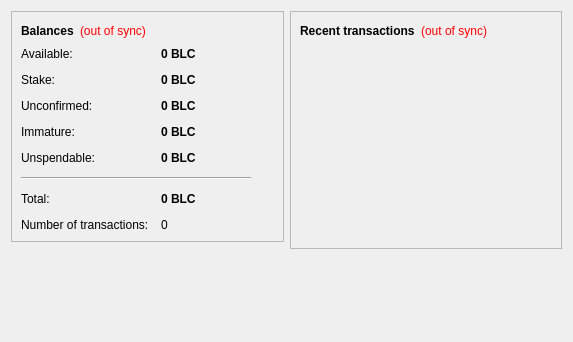
<?xml version="1.0" encoding="UTF-8"?>
<ui version="4.0">
 <class>OverviewPage</class>
 <widget class="QWidget" name="OverviewPage">
  <property name="geometry">
   <rect>
    <x>0</x>
    <y>0</y>
    <width>573</width>
    <height>342</height>
   </rect>
  </property>
  <property name="windowTitle">
   <string>Form</string>
  </property>
  <layout class="QHBoxLayout" name="horizontalLayout" stretch="1,1">
   <item>
    <layout class="QVBoxLayout" name="verticalLayout_2">
     <item>
      <widget class="QFrame" name="frame">
       <property name="frameShape">
        <enum>QFrame::StyledPanel</enum>
       </property>
       <property name="frameShadow">
        <enum>QFrame::Raised</enum>
       </property>
       <layout class="QVBoxLayout" name="verticalLayout_4">
        <item>
         <layout class="QHBoxLayout" name="horizontalLayout_4">
          <item>
           <widget class="QLabel" name="label_5">
            <property name="font">
             <font>
              <weight>75</weight>
              <bold>true</bold>
             </font>
            </property>
            <property name="text">
             <string>Balances</string>
            </property>
           </widget>
          </item>
          <item>
           <widget class="QLabel" name="labelWalletStatus">
            <property name="toolTip">
             <string>The displayed information may be out of date. Your wallet automatically synchronizes with the Cryptobullcoin network after a connection is established, but this process has not completed yet.</string>
            </property>
            <property name="styleSheet">
             <string notr="true">QLabel { color: red; }</string>
            </property>
            <property name="text">
             <string notr="true">(out of sync)</string>
            </property>
            <property name="alignment">
             <set>Qt::AlignLeading|Qt::AlignLeft|Qt::AlignVCenter</set>
            </property>
           </widget>
          </item>
          <item>
           <spacer name="horizontalSpacer_2">
            <property name="orientation">
             <enum>Qt::Horizontal</enum>
            </property>
            <property name="sizeHint" stdset="0">
             <size>
              <width>40</width>
              <height>20</height>
             </size>
            </property>
           </spacer>
          </item>
         </layout>
        </item>
        <item>
         <layout class="QFormLayout" name="formLayout_2">
          <property name="fieldGrowthPolicy">
           <enum>QFormLayout::AllNonFixedFieldsGrow</enum>
          </property>
          <property name="horizontalSpacing">
           <number>12</number>
          </property>
          <property name="verticalSpacing">
           <number>12</number>
          </property>
          <item row="0" column="0">
           <widget class="QLabel" name="labelAvailableText">
            <property name="toolTip">
             <string>Your current available balance</string>
            </property>
            <property name="text">
             <string>Available:</string>
            </property>
           </widget>
          </item>
          <item row="0" column="1">
           <widget class="QLabel" name="labelAvailable">
            <property name="font">
             <font>
              <weight>75</weight>
              <bold>true</bold>
             </font>
            </property>
            <property name="cursor">
             <cursorShape>IBeamCursor</cursorShape>
            </property>
            <property name="toolTip">
             <string>Your current available balance</string>
            </property>
            <property name="text">
             <string notr="true">0 BLC</string>
            </property>
            <property name="alignment">
             <set>Qt::AlignLeading|Qt::AlignLeft|Qt::AlignVCenter</set>
            </property>
            <property name="textInteractionFlags">
             <set>Qt::LinksAccessibleByMouse|Qt::TextSelectableByKeyboard|Qt::TextSelectableByMouse</set>
            </property>
           </widget>
          </item>
          <item row="1" column="0">
           <widget class="QLabel" name="label_6">
            <property name="toolTip">
             <string>Total of coins that was staked, and do not yet count toward the current balance</string>
            </property>
            <property name="text">
             <string>Stake:</string>
            </property>
           </widget>
          </item>
          <item row="1" column="1">
           <widget class="QLabel" name="labelStake">
            <property name="font">
             <font>
              <weight>75</weight>
              <bold>true</bold>
             </font>
            </property>
            <property name="cursor">
             <cursorShape>IBeamCursor</cursorShape>
            </property>
            <property name="toolTip">
             <string>Total of coins that was staked, and do not yet count toward the current balance</string>
            </property>
            <property name="text">
             <string notr="true">0 BLC</string>
            </property>
            <property name="alignment">
             <set>Qt::AlignLeading|Qt::AlignLeft|Qt::AlignVCenter</set>
            </property>
            <property name="textInteractionFlags">
             <set>Qt::LinksAccessibleByMouse|Qt::TextSelectableByKeyboard|Qt::TextSelectableByMouse</set>
            </property>
           </widget>
          </item>
          <item row="2" column="0">
           <widget class="QLabel" name="label_3">
            <property name="toolTip">
             <string>Total of transactions that have yet to be confirmed, and do not yet count toward the current balance</string>
            </property>
            <property name="text">
             <string>Unconfirmed:</string>
            </property>
           </widget>
          </item>
          <item row="2" column="1">
           <widget class="QLabel" name="labelUnconfirmed">
            <property name="font">
             <font>
              <weight>75</weight>
              <bold>true</bold>
             </font>
            </property>
            <property name="cursor">
             <cursorShape>IBeamCursor</cursorShape>
            </property>
            <property name="toolTip">
             <string>Total of transactions that have yet to be confirmed, and do not yet count toward the current balance</string>
            </property>
            <property name="text">
             <string notr="true">0 BLC</string>
            </property>
            <property name="alignment">
             <set>Qt::AlignLeading|Qt::AlignLeft|Qt::AlignVCenter</set>
            </property>
            <property name="textInteractionFlags">
             <set>Qt::LinksAccessibleByMouse|Qt::TextSelectableByKeyboard|Qt::TextSelectableByMouse</set>
            </property>
           </widget>
          </item>
          <item row="3" column="0">
           <widget class="QLabel" name="labelImmatureText">
            <property name="toolTip">
             <string>Mined balance that has not yet matured</string>
            </property>
            <property name="text">
             <string>Immature:</string>
            </property>
           </widget>
          </item>
          <item row="3" column="1">
           <widget class="QLabel" name="labelImmature">
            <property name="font">
             <font>
              <weight>75</weight>
              <bold>true</bold>
             </font>
            </property>
            <property name="toolTip">
             <string>Mined balance that has not yet matured</string>
            </property>
            <property name="text">
             <string notr="true">0 BLC</string>
            </property>
            <property name="alignment">
             <set>Qt::AlignLeading|Qt::AlignLeft|Qt::AlignVCenter</set>
            </property>
            <property name="textInteractionFlags">
             <set>Qt::LinksAccessibleByMouse|Qt::TextSelectableByKeyboard|Qt::TextSelectableByMouse</set>
            </property>
           </widget>
          </item>
          <item row="4" column="0">
           <widget class="QLabel" name="labelBalanceWatchOnlyText">
            <property name="toolTip">
             <string>Your unspendable balance</string>
            </property>
            <property name="text">
             <string>Unspendable:</string>
            </property>
           </widget>
          </item>
          <item row="4" column="1">
           <widget class="QLabel" name="labelBalanceWatchOnly">
            <property name="font">
             <font>
              <weight>75</weight>
              <bold>true</bold>
             </font>
            </property>
            <property name="cursor">
             <cursorShape>IBeamCursor</cursorShape>
            </property>
            <property name="toolTip">
             <string>Your unspendable balance</string>
            </property>
            <property name="text">
             <string notr="true">0 BLC</string>
            </property>
            <property name="alignment">
             <set>Qt::AlignLeading|Qt::AlignLeft|Qt::AlignVCenter</set>
            </property>
            <property name="textInteractionFlags">
             <set>Qt::LinksAccessibleByMouse|Qt::TextSelectableByKeyboard|Qt::TextSelectableByMouse</set>
            </property>
           </widget>
          </item>
          <item row="5" column="0" colspan="2">
           <widget class="Line" name="line">
            <property name="maximumSize">
             <size>
              <width>230</width>
              <height>16777215</height>
             </size>
            </property>
            <property name="orientation">
             <enum>Qt::Horizontal</enum>
            </property>
           </widget>
          </item>
          <item row="6" column="0">
           <widget class="QLabel" name="labelTotalText">
            <property name="toolTip">
             <string>Your current total balance</string>
            </property>
            <property name="text">
             <string>Total:</string>
            </property>
           </widget>
          </item>
          <item row="6" column="1">
           <widget class="QLabel" name="labelTotal">
            <property name="font">
             <font>
              <weight>75</weight>
              <bold>true</bold>
             </font>
            </property>
            <property name="toolTip">
             <string>Your current total balance</string>
            </property>
            <property name="text">
             <string notr="true">0 BLC</string>
            </property>
            <property name="alignment">
             <set>Qt::AlignLeading|Qt::AlignLeft|Qt::AlignVCenter</set>
            </property>
            <property name="textInteractionFlags">
             <set>Qt::LinksAccessibleByMouse|Qt::TextSelectableByKeyboard|Qt::TextSelectableByMouse</set>
            </property>
           </widget>
          </item>
          <item row="7" column="0">
           <widget class="QLabel" name="label_2">
            <property name="toolTip">
             <string>Total number of transactions in wallet</string>
            </property>
            <property name="text">
             <string>Number of transactions:</string>
            </property>
           </widget>
          </item>
          <item row="7" column="1">
           <widget class="QLabel" name="labelNumTransactions">
            <property name="toolTip">
             <string>Total number of transactions in wallet</string>
            </property>
            <property name="text">
             <string notr="true">0</string>
            </property>
           </widget>
          </item>
         </layout>
        </item>
       </layout>
      </widget>
     </item>
     <item>
      <spacer name="verticalSpacer">
       <property name="orientation">
        <enum>Qt::Vertical</enum>
       </property>
       <property name="sizeHint" stdset="0">
        <size>
         <width>20</width>
         <height>40</height>
        </size>
       </property>
      </spacer>
     </item>
    </layout>
   </item>
   <item>
    <layout class="QVBoxLayout" name="verticalLayout_3">
     <item>
      <widget class="QFrame" name="frame_2">
       <property name="frameShape">
        <enum>QFrame::StyledPanel</enum>
       </property>
       <property name="frameShadow">
        <enum>QFrame::Raised</enum>
       </property>
       <layout class="QVBoxLayout" name="verticalLayout">
        <item>
         <layout class="QHBoxLayout" name="horizontalLayout_2">
          <item>
           <widget class="QLabel" name="label_4">
            <property name="text">
             <string>&lt;b&gt;Recent transactions&lt;/b&gt;</string>
            </property>
           </widget>
          </item>
          <item>
           <widget class="QLabel" name="labelTransactionsStatus">
            <property name="toolTip">
             <string>The displayed information may be out of date. Your wallet automatically synchronizes with the Cryptobullcoin network after a connection is established, but this process has not completed yet.</string>
            </property>
            <property name="styleSheet">
             <string notr="true">QLabel { color: red; }</string>
            </property>
            <property name="text">
             <string notr="true">(out of sync)</string>
            </property>
            <property name="alignment">
             <set>Qt::AlignRight|Qt::AlignTrailing|Qt::AlignVCenter</set>
            </property>
           </widget>
          </item>
          <item>
           <spacer name="horizontalSpacer">
            <property name="orientation">
             <enum>Qt::Horizontal</enum>
            </property>
            <property name="sizeHint" stdset="0">
             <size>
              <width>40</width>
              <height>20</height>
             </size>
            </property>
           </spacer>
          </item>
         </layout>
        </item>
        <item>
         <widget class="QListView" name="listTransactions">
          <property name="styleSheet">
           <string notr="true">QListView { background: transparent; }</string>
          </property>
          <property name="frameShape">
           <enum>QFrame::NoFrame</enum>
          </property>
          <property name="verticalScrollBarPolicy">
           <enum>Qt::ScrollBarAlwaysOff</enum>
          </property>
          <property name="horizontalScrollBarPolicy">
           <enum>Qt::ScrollBarAlwaysOff</enum>
          </property>
          <property name="selectionMode">
           <enum>QAbstractItemView::NoSelection</enum>
          </property>
         </widget>
        </item>
       </layout>
      </widget>
     </item>
     <item>
      <spacer name="verticalSpacer_2">
       <property name="orientation">
        <enum>Qt::Vertical</enum>
       </property>
       <property name="sizeHint" stdset="0">
        <size>
         <width>20</width>
         <height>40</height>
        </size>
       </property>
      </spacer>
     </item>
    </layout>
   </item>
  </layout>
 </widget>
 <resources/>
 <connections/>
</ui>
